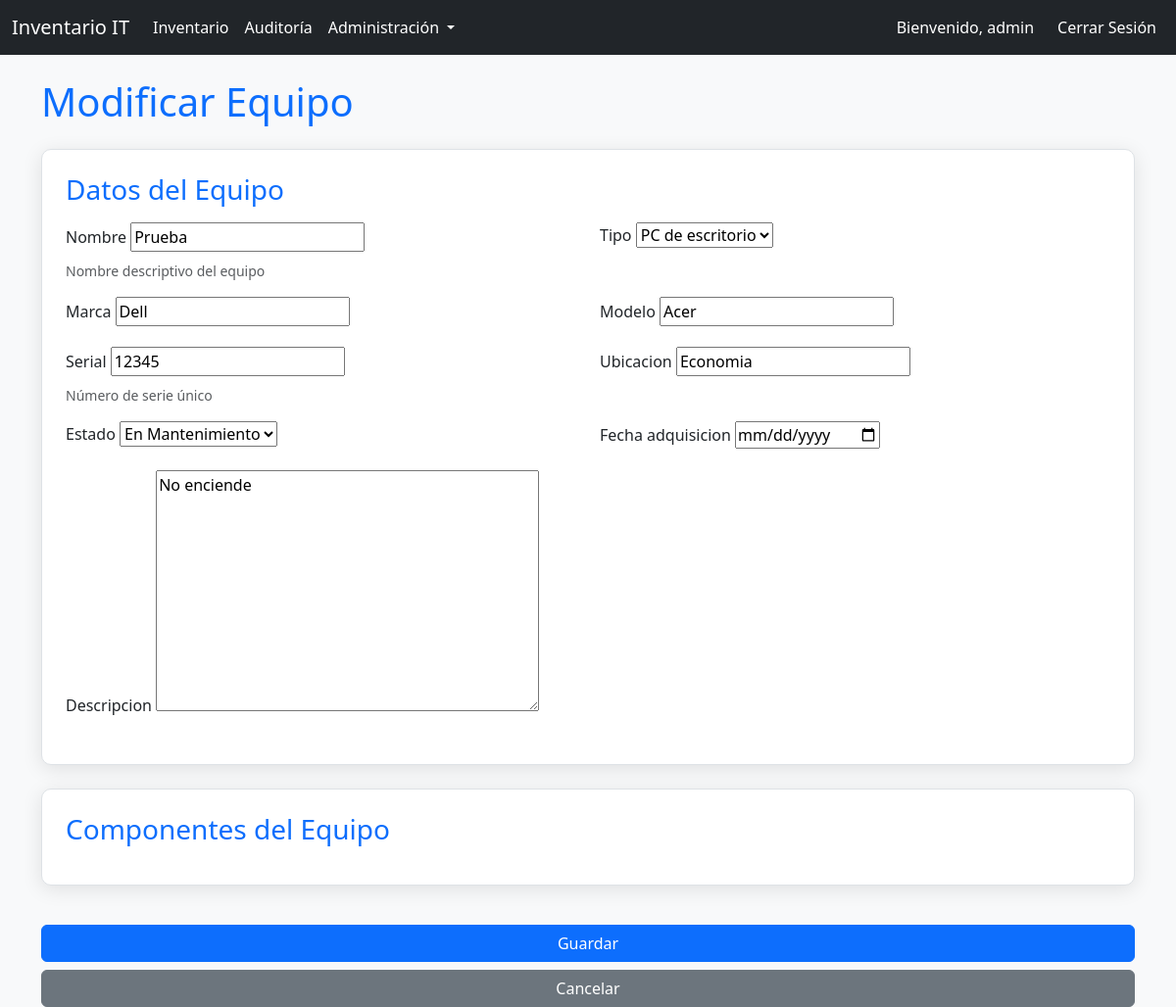
Page /inventario/modificar/1/ (signed in) on the earlier database version.
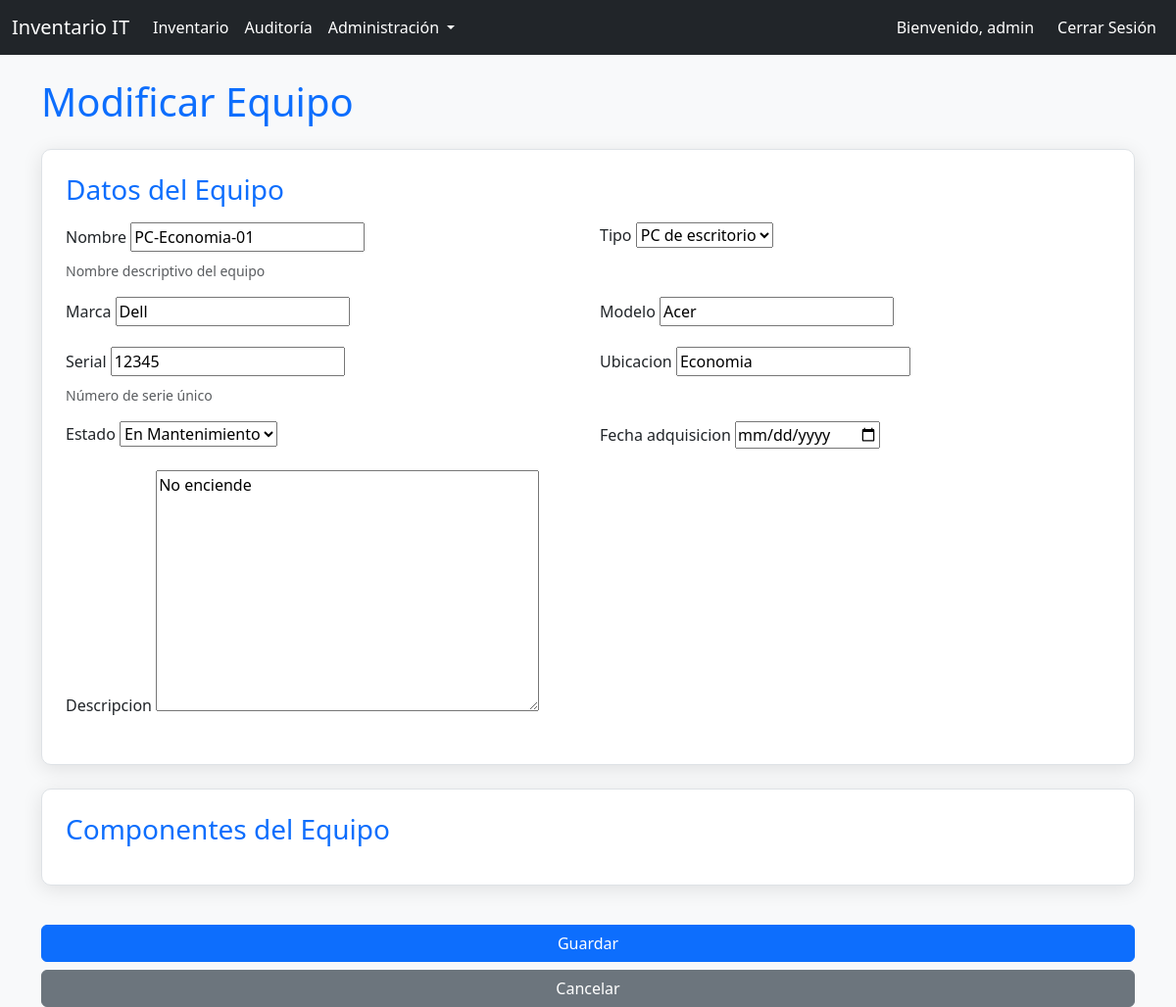
Same page on the later database version.
### inventario/models.py (models this page shows, shortened)
class Equipo(models.Model):
    TIPO_CHOICES = [
        ('servidor', 'Servidor'),
        ('pc', 'PC de escritorio'),
        ('portatil', 'Laptop'),
        ('monitor', 'Monitor'),
        ('impresora', 'Impresora'),
        ('otro', 'Otro'),
    ]
    ESTADO_CHOICES = [
        ('activo', 'Activo'),
        ('mantenimiento', 'En Mantenimiento'),
        ('baja', 'Dado de Baja'),
    ]
    nombre = models.CharField(max_length=200, help_text="Nombre descriptivo del equipo")
    tipo = models.CharField(max_length=50, choices=TIPO_CHOICES)
    marca = models.CharField(max_length=100)
    modelo = models.CharField(max_length=100)
    serial = models.CharField(max_length=150, unique=True, help_text="Número de serie único")
    ubicacion = models.CharField(max_length=200)
    estado = models.CharField(max_length=50, choices=ESTADO_CHOICES, default='activo')
    fecha_adquisicion = models.DateField()
    descripcion = models.TextField(blank=True, null=True)

### inventario/views.py (the view)
# urls.py: path('modificar/<int:pk>/', views.modificar_equipo, name='modificar_equipo'),
@login_required
@user_passes_test(es_admin)
def modificar_equipo(request, pk):
    equipo = get_object_or_404(Equipo, pk=pk)
    if request.method == 'POST':
        form = EquipoForm(request.POST, instance=equipo)
        if form.is_valid():
            equipo = form.save()
            Auditoria.objects.create(usuario=request.user, accion=f"Se modificó el equipo: {equipo.nombre}")
            return redirect('detalle_equipo', pk=equipo.pk)
    else:
        form = EquipoForm(instance=equipo)
    return render(request, 'inventario/form_equipo.html', {'form': form, 'titulo': 'Modificar Equipo'})

### inventario/forms.py
class EquipoForm(forms.ModelForm):
    class Meta:
        model = Equipo
        fields = ['nombre', 'tipo', 'marca', 'modelo', 'serial', 'ubicacion', 'estado', 'fecha_adquisicion', 'descripcion']
        widgets = {
            'fecha_adquisicion': forms.DateInput(attrs={'type': 'date'}),
        }

### inventario/views.py (called while the page is built)
def es_admin(user):
    return user.is_staff

### templates/inventario/form_equipo.html (shortened to what this page needs)
{% extends 'base.html' %}
{% block content %}
    <h1 class="text-primary mb-4">{{ titulo }}</h1>
<form method="post" class="needs-validation" novalidate>
    <div class="card card-futuristic p-4 mb-4">
        <h3 class="text-primary mb-3">Datos del Equipo</h3>
        <div class="row">
            {% for field in form %}
                <div class="col-md-6 mb-3">
                    <label for="{{ field.id_for_label }}" class="form-label">{{ field.label }}</label>
                    {{ field }}
                    {% if field.help_text %}
                        <div class="form-text">{{ field.help_text }}</div>
                    {% endif %}
                </div>
            {% endfor %}
        </div>
    </div>
    <div class="card card-futuristic p-4 mb-4">
        <h3 class="text-primary mb-3">Componentes del Equipo</h3>
    </div>
    <div class="d-grid gap-2">
        <button type="submit" class="btn btn-primary mt-3">Guardar</button>
        <a href="{% url 'lista_equipos' %}" class="btn btn-secondary">Cancelar</a>
    </div>
</form>
{% endblock %}

Differences in the rows shown:
changed Equipo "PC de escritorio": nombre "Prueba" → "PC-Economia-01"
